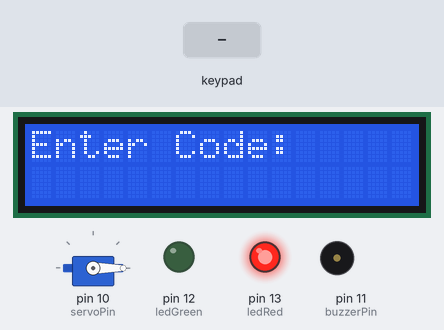
This sketch was run on a simulated Arduino Uno, built with avr-gcc and run on an emulated ATmega328P. Shown: 16×2 character LCD, servo, output pins drawn as LEDs (lit = HIGH), buzzer (waves = sounding). Inputs (shaded band) come from the test bench. What the sketch prints to the serial monitor is not drawn.

Above: at 2.7 s.
2.8 s: keypad keys 1 9 7 5 # pressed 0.4 s apart
At 6.0 s:
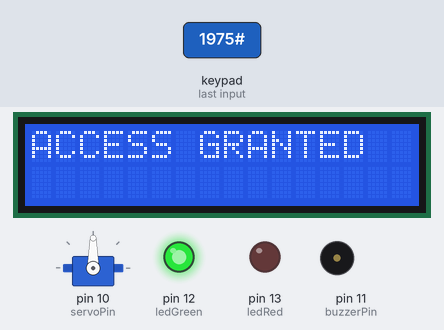
6.3 s: key '#' pressed
At 9.2 s:
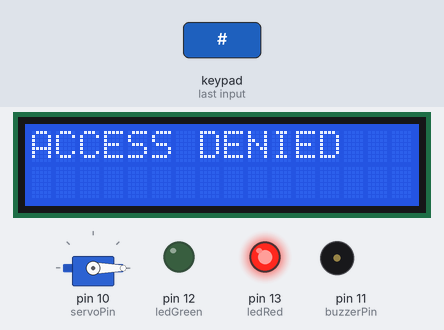
9.3 s: key 'A' pressed
At 10.4 s:
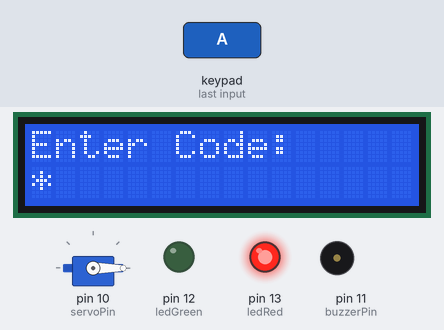
11.6 s: key 'B' pressed
At 12.6 s:
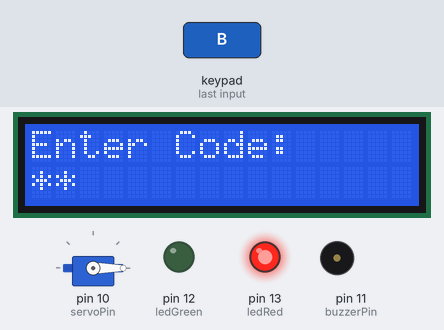
13.1 s: key '*' pressed
At 14.3 s:
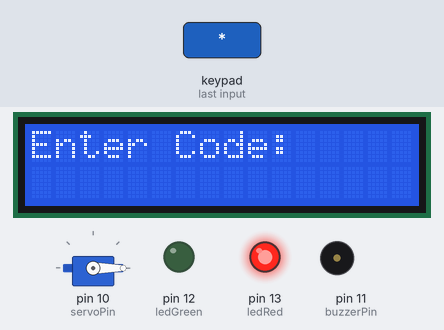
14.6 s: key '1' pressed
At 14.9 s:
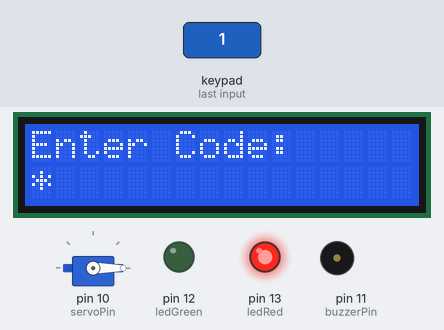
Timing chart, 0 to 17.1 s (numbered marks = the images above; inputs shaded):
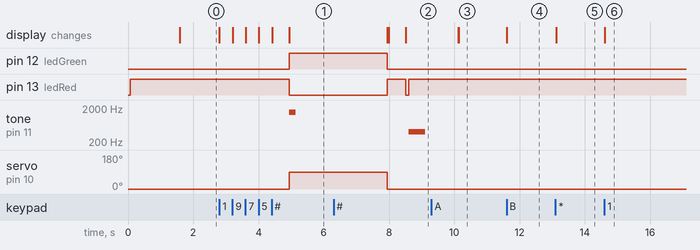

The sketch:

lock_combination_logic.ino
```cpp
// 🔑 Digital Combination Lock Code (Tinkercad Version)
// This code requires the Keypad, LiquidCrystal_I2C, and Servo libraries.

#include <Keypad.h>
#include <LiquidCrystal_I2C.h>
#include <Servo.h>
#include <string.h> // Required for strcmp() function

// --- 1. COMPONENT PIN DEFINITIONS ---

// Keypad Setup (4x4)
const byte ROWS = 4;
const byte COLS = 4;

char keys[ROWS][COLS] = {
  {'1','2','3','A'},
  {'4','5','6','B'},
  {'7','8','9','C'},
  {'*','0','#','D'} // '*' for Reset, '#' for Enter
};

// Keypad Rows connected to Digital Pins D2-D5
byte rowPins[ROWS] = {2, 3, 4, 5};
// Keypad Columns connected to Digital Pins D6-D9
byte colPins[COLS] = {6, 7, 8, 9};

Keypad customKeypad = Keypad( makeKeymap(keys), rowPins, colPins, ROWS, COLS);

// LCD Setup (I2C Address)
// NOTE: Change 0x27 to 0x3F if your LCD doesn't work!
LiquidCrystal_I2C lcd(0x27, 16, 2);

// Servo and Indicator Pins
Servo lockServo;
const int servoPin = 10;   // Servo signal wire connected to D10
const int buzzerPin = 11;  // Piezo Buzzer connected to D11
const int ledGreen = 12;   // Green LED (Success)
const int ledRed = 13;     // Red LED (Locked/Failure)

// --- 2. PASSWORD AND LOGIC VARIABLES ---

// Define the Master Code (must end with '#' as the Enter key)
const char masterCode[] = "1975";
const byte codeLength = 5; // Must match the length of masterCode (4 digits + 1 sentinel)

char inputCode[codeLength]; // Array to hold the user's input
byte inputIndex = 0;       // Tracks the current position in the inputCode array

const int LOCKED_POSITION = 0;   // Servo position for Locked
const int UNLOCKED_POSITION = 90; // Servo position for Unlocked

// --- 3. SETUP ---
void setup() {
  Serial.begin(9600);

  // Initialize LCD
  lcd.init();
  lcd.backlight();
  lcd.print("SOHAN'S LOCK");

  // Setup Servo
  lockServo.attach(servoPin);
  lockServo.write(LOCKED_POSITION);

  // Setup Outputs
  pinMode(ledGreen, OUTPUT);
  pinMode(ledRed, OUTPUT);
  pinMode(buzzerPin, OUTPUT);

  // Initial state: Locked (Red LED ON)
  digitalWrite(ledGreen, LOW);
  digitalWrite(ledRed, HIGH);

  delay(1500);
  resetSystem(); // Prepare the display for input
}

// --- 4. MAIN LOOP ---
void loop() {
  char key = customKeypad.getKey(); // Check for key press

  if (key != NO_KEY) {
    if (key == '#') {
      checkCode(); // '#' key submits the code
    }
    else if (key == '*') {
      resetSystem(); // '*' key resets the input
    }
    else {
      typeCode(key); // Any other key is part of the code
    }
  }
}

// --- 5. CUSTOM FUNCTIONS ---

// Handles key input and updates LCD with '*'
void typeCode(char key) {
  // Only allow input up to the required code length
  if (inputIndex < codeLength - 1) {
    inputCode[inputIndex] = key;
    lcd.setCursor(inputIndex, 1);

    // Display '*' for security
    lcd.print('*');
    inputIndex++;

    // Debugging print
    Serial.print("Input: ");
    Serial.println(inputCode);
  }
}

// Compares user input with master code
void checkCode() {
  // CRITICAL: Add null terminator to treat the char array as a string
  inputCode[inputIndex] = '\0';

  lcd.clear();
  lcd.print("Checking Code...");
  delay(500);

  // Compare the input code with the master code using strcmp()
  if (strcmp(inputCode, masterCode) == 0) {
    accessGranted();
  } else {
    accessDenied();
  }
}

// Action for correct code
void accessGranted() {
  lcd.clear();
  lcd.print("ACCESS GRANTED");

  // Visual & Audio Feedback
  digitalWrite(ledRed, LOW);
  digitalWrite(ledGreen, HIGH);
  tone(buzzerPin, 1500, 200); // High positive tone

  // Unlock door (move servo)
  lockServo.write(UNLOCKED_POSITION);

  delay(3000); // Door stays open for 3 seconds

  resetSystem(); // Lock and prepare for next input
}

// Action for incorrect code
void accessDenied() {
  lcd.clear();
  lcd.print("ACCESS DENIED");

  // Visual & Audio Feedback
  digitalWrite(ledRed, LOW);
  delay(100);
  digitalWrite(ledRed, HIGH); // Flash red LED
  tone(buzzerPin, 400, 500); // Low, long error tone

  delay(1500);
  resetSystem();
}

// Resets the system state (locks the door and clears display)
void resetSystem() {
  // Clear the input code array
  memset(inputCode, 0, codeLength);
  inputIndex = 0;

  // Relock the servo
  lockServo.write(LOCKED_POSITION);

  // Reset LEDs and display
  digitalWrite(ledRed, HIGH);
  digitalWrite(ledGreen, LOW);
  lcd.clear();
  lcd.print("Enter Code:");
  lcd.setCursor(0, 1); // Set cursor to second line for input
}
```

Measured:
- after the input at 2.8 s, pin 12 (ledGreen): LOW → HIGH after 2.1 s; pin 13 (ledRed): HIGH → LOW after 2.1 s; tone on pin 11 (buzzerPin): silent → 1500 Hz after 2.1 s, → silent 0.20 s later; servo on pin 10 (servoPin): 0° → 90° after 2.1 s; the display: first changes at once (image 1 shows a later state)
- after the input at 6.3 s, tone on pin 11 (buzzerPin): silent → 400 Hz after 2.3 s, → silent 0.50 s later; the display: first differs from a run without the input after 1.7 s (image 2 shows a later state)
- after the input at 9.3 s, the display: first differs from a run without the input after 0.84 s (image 3)
- after the input at 11.6 s, the display: changes at once (image 4)
- after the input at 13.1 s, the display: changes at once (image 5)
- after the input at 14.6 s, the display: changes at once (image 6)
